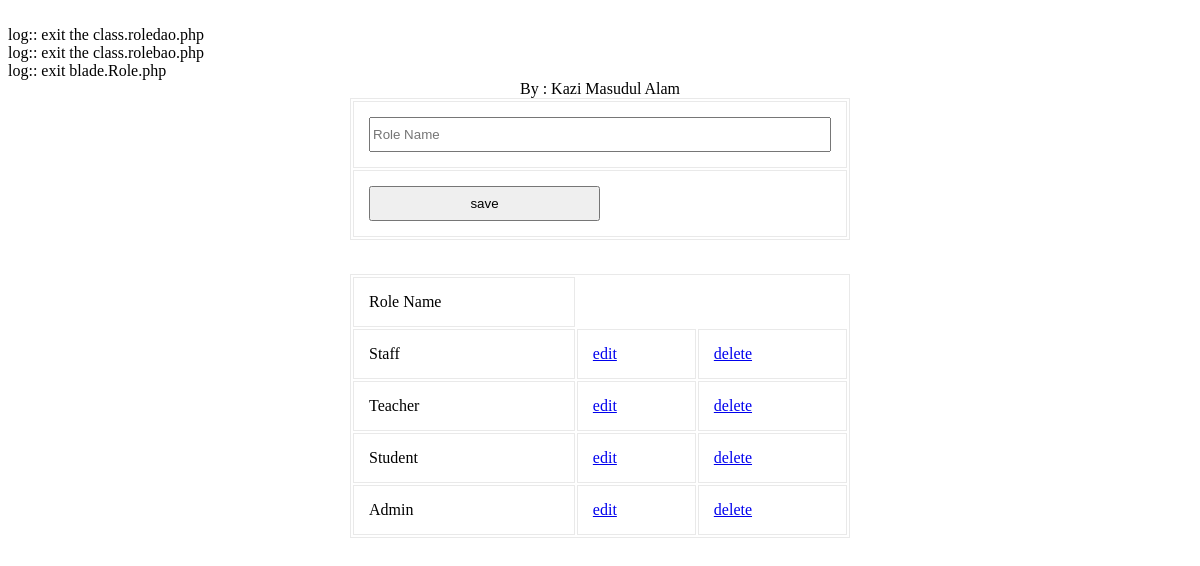
The page /modules/dash/view.role.php on the database its author committed.
### tables this page shows
CREATE TABLE IF NOT EXISTS `tbl_role` (
  `ID` varchar(40) NOT NULL,
  `Name` varchar(50) NOT NULL,
  PRIMARY KEY (`ID`)
);

### util/class.util.php (called while the page is built, shortened)
<?php
class DBUtil implements I_DBUtil {
	private static $s_instance;
	private $_host;
	private $_username;
	private $_password;
	private $_database;
	protected $_connection;
	protected $_result;
	public static function getInstance() {
		if(!self::$s_instance) {
			self::$s_instance = new self();
		}
		return self::$s_instance;
	}
	private function readDBConfig(){
		$_config = ConfigUtil::getInstance();
		$this->_host = $_config->getDBHost();
		$this->_username = $_config->getDBUserName();
		$this->_password = $_config->getDBPassword();
		$this->_database = $_config->getDBName();
	}
	private function setConnection(){
		$this->_connection = new mysqli($this->_host, $this->_username,
			$this->_password, $this->_database);
	}
	public function doQuery($sql) {
		$this->_result = $this->_connection->query($sql) or die(mysqli_error($this->_result));
		return $this->_result;
	}
	public function getNumRows() {
		$this->_numRows = mysqli_num_rows($this->_result);
		return $this->_numRows;
	}
	public function getAllRows() {
		$rows = array();
		for($x = 0; $x < $this->getNumRows(); $x++) {
			$rows[] = mysqli_fetch_assoc($this->_result);
		}
		return $rows;
	}
}
class ConfigUtil implements I_DBConfig{
	public static $s_instance;
	private $_host;
	private $_username;
	private $_password;
	private $_database;
	public static function getInstance() {
		if(!self::$s_instance) {
			self::$s_instance = new self();
		}
		return self::$s_instance;
	}
	private function readDBConfig(){
		$ini_array = parse_ini_file("/../config/db.ini");
		$this->_host = $ini_array['host'];
		$this->_username = $ini_array['username'];
		$this->_password = $ini_array['password'];
		$this->_database = $ini_array['database'];
	}
	public function getDBHost(){
		return $this->_host;
	}
	public function getDBUserName(){
		return $this->_username;
	}
	public function getDBPassword(){
		return $this->_password;
	}
	public function getDBName(){
		return $this->_database;
	}
}
?>

### common/class.common.php (called while the page is built, shortened)
<?php
class Result{
    private $_IsSuccess=0;
    private $_ResultObject;
    public function setIsSuccess($IsSuccess){
        $this->_IsSuccess = $IsSuccess;
    }
    public function getIsSuccess(){
        return $this->_IsSuccess;
    }
    public function setResultObject($ResultObject){
        $this->_ResultObject = $ResultObject;
    }
    public function getResultObject(){
        return $this->_ResultObject;
    }
}
class Role{
    private $_ID;
    private $_Name;
    public function setID ( $ID ) {
        $this->_ID = $ID;
    }
    public function getID () {
        return $this->_ID;
    }
    public function setName( $Name ) {
        $this->_Name = $Name;
    }
    public function getName() {
        return $this->_Name;
    }
}
?>

### modules/dash/view.role.php (the view, shortened to what this page needs)
<?php
include_once 'blade/view.role.blade.php';
include_once '/../../common/class.common.php';
?>
<!DOCTYPE html PUBLIC "-//W3C//DTD XHTML 1.0 Transitional//EN" "http://www.w3.org/TR/xhtml1/DTD/xhtml1-transitional.dtd">
<html xmlns="http://www.w3.org/1999/xhtml">
	<head>
		<link rel="stylesheet" href="style.css" type="text/css" />
	</head>
<body>
<center>
	<div id="header">
		<label>By : Kazi Masudul Alam</a></label>
	</div>
	<div id="form">
		<form method="post">
			<table width="100%" border="1" cellpadding="15">
				<tr>
					<td><input type="text" name="txtName" placeholder="Role Name" value="<?php
					if(isset($_GET['edit'])) echo $getROW->getName();  ?>" /></td>
				</tr>
				<tr>
					<td>
						<?php
						if(isset($_GET['edit']))
						{
							?>
							<button type="submit" name="update">update</button>
							<?php
						}
						else
						{
							?>
							<button type="submit" name="save">save</button>
							<?php
						}
						?>
					</td>
				</tr>
			</table>
		</form>
<br />
	<table width="100%" border="1" cellpadding="15" align="center">
	<?php
	$Result = $_RoleBAO->getAllRoles();
	if($Result->getIsSuccess()){
		$RoleList = $Result->getResultObject();
	?>
		<tr>
			<td>Role Name</td>
		</tr>
		<?php
		for($i = 0; $i < sizeof($RoleList); $i++) {
			$Role = $RoleList[$i];
			?>
		    <tr>
			    <td><?php echo $Role->getName(); ?></td>
			    <td><a href="?edit=<?php echo $Role->getID(); ?>" onclick="return confirm('sure to edit !'); " >edit</a></td>
			    <td><a href="?del=<?php echo $Role->getID(); ?>" onclick="return confirm('sure to delete !'); " >delete</a></td>
		    </tr>
	    <?php
		}
	}
	else{
		echo $Result->getResultObject();
	}
	?>
	</table>
	</div>
</center>
</body>
</html>

### modules/dash/style.css (style rules this page uses)
#form { width:500px; margin:0px auto; text-align:center; }
#form form input { width:100%; height:35px; }
form button { width:50%; height:35px; }
table,td { border:solid #e9e9e9 1px; }

### rows shown on the page
tbl_role: Name "Staff"
tbl_role: Name "Teacher"
tbl_role: Name "Student"
tbl_role: Name "Admin"
